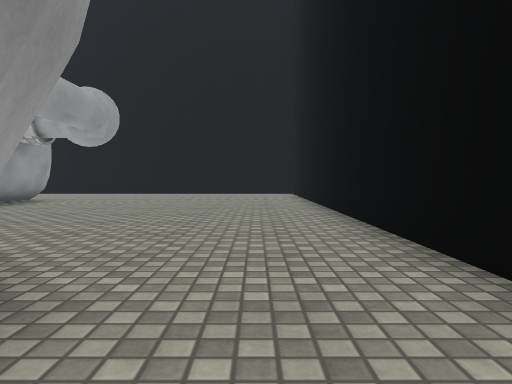
[1] (above)

17 first-person views from a walk through a 3-D level made in the Unity game engine. The camera is 0.68 m above the floor, tilts 2° down and sees 70° across. The floor is counted in squares, 1 m on a side. Each view is taken from the middle of a square. On the plan, view 1 faces up. The plan holds only what a view shows up to about 11 squares ahead; the rest is blank. The place goes on beyond the plan. Surface patterns are stand-ins for the level's own textures.

[2]
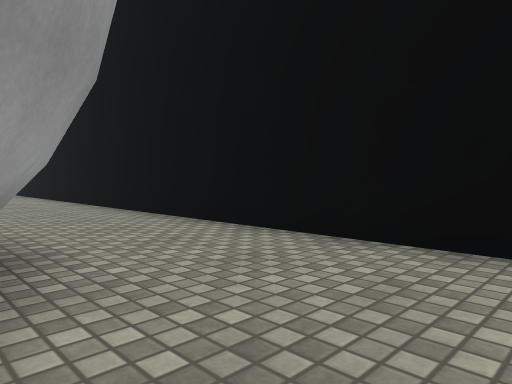

[3]
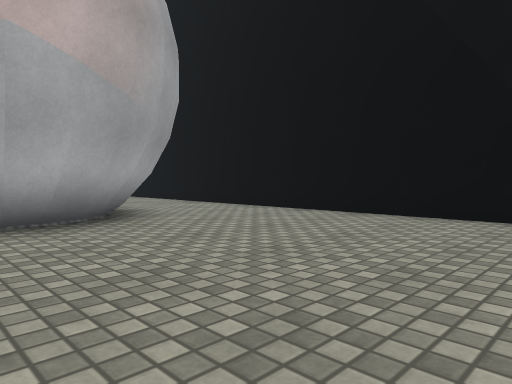

[4]
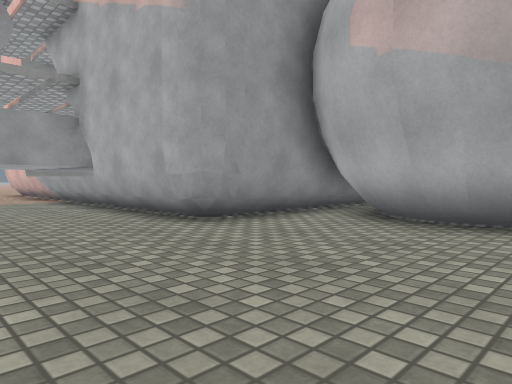

[5]
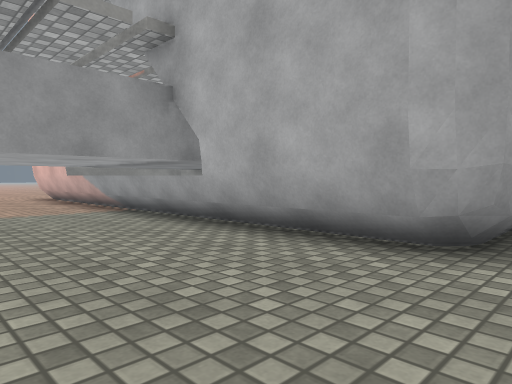

[6]
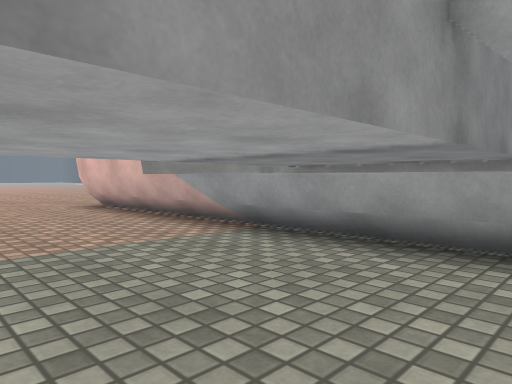

[7]
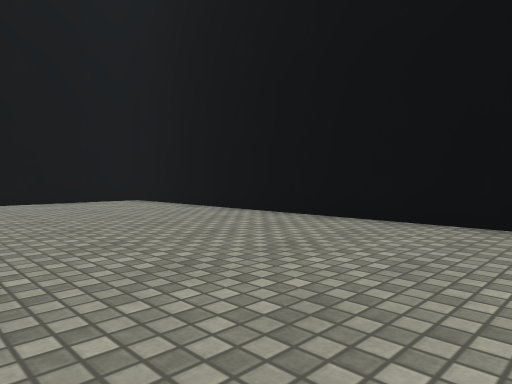

[8]
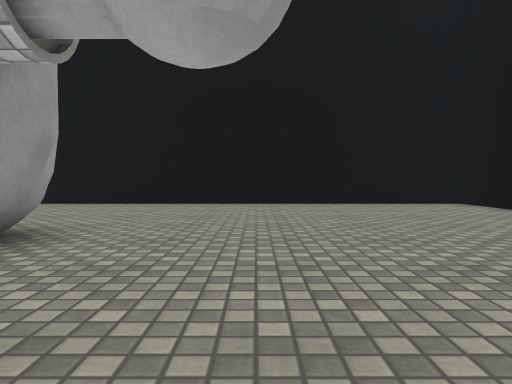

[9]
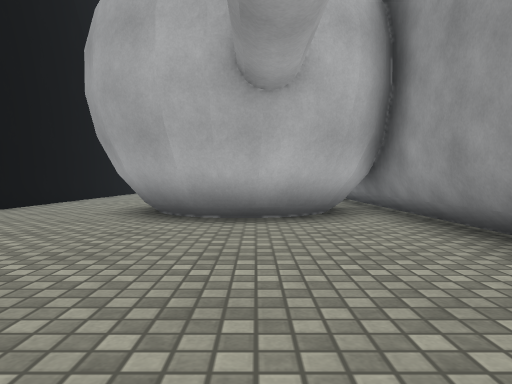

[10]
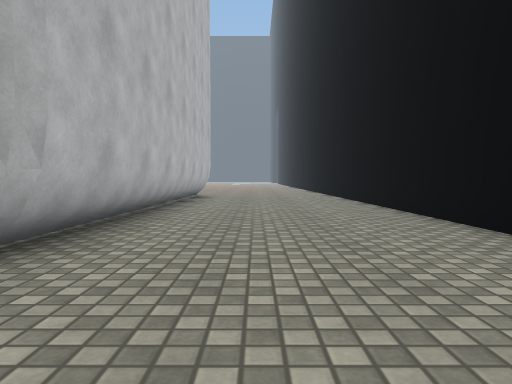

[11]
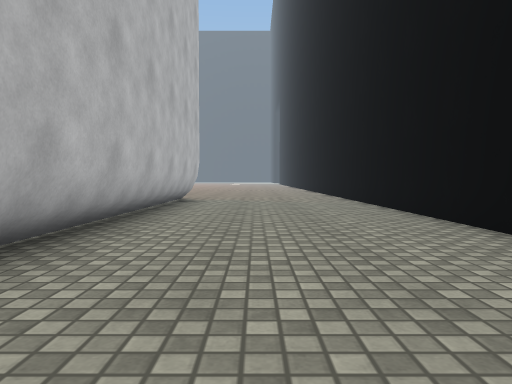

[12]
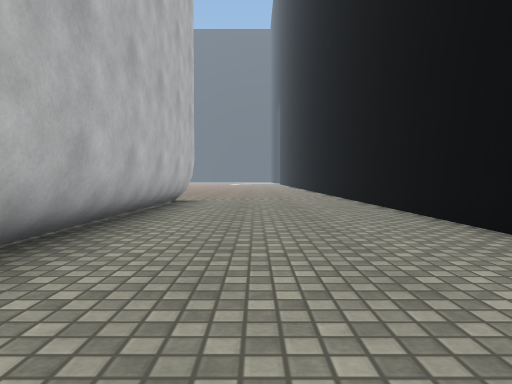

[13]
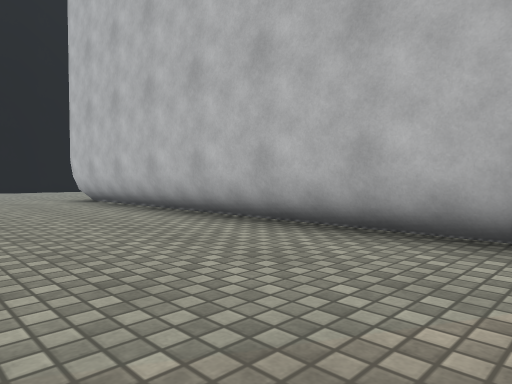

[14]
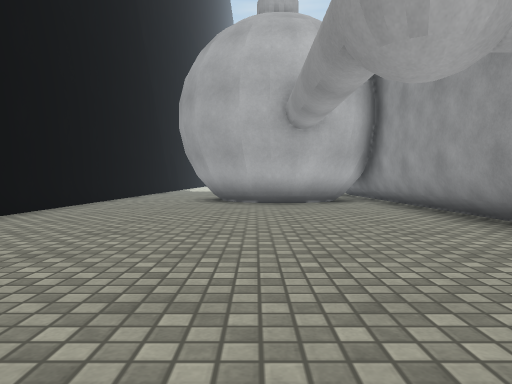

[15]
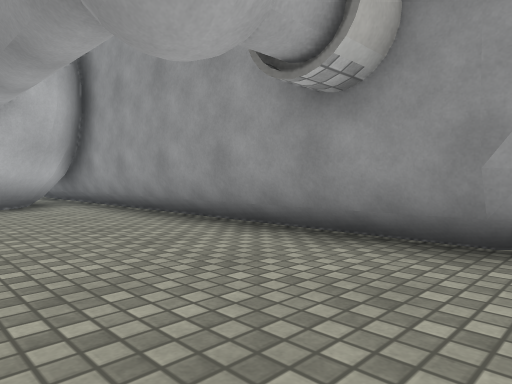

[16]
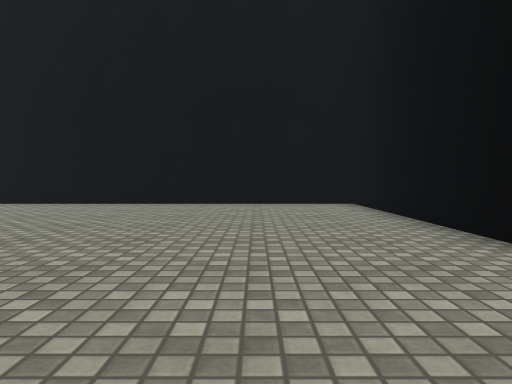

[17]
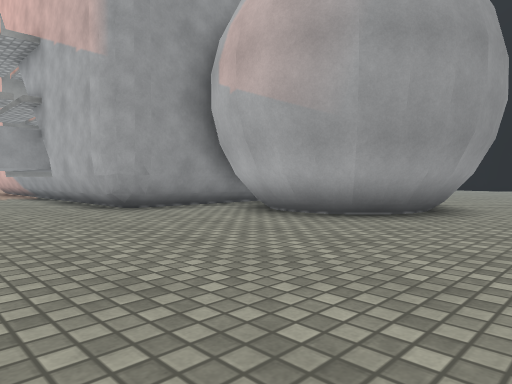

### Floor plan
Points are (right, up) in squares from view 1. A wall is a line through its corners. A room is listed if a view was taken in it or the views show most of it. See-through windows are left out.
Room 1 (views 1, 2, 3, 4, 5, 6, 17)
walls: (-7.2, -3.7) (-19.1, -3.7); (-6.6, -3.5) (-6.9, -3.7); (-6.6, -3.1) (-6.8, -3.7) (-7.4, -3.8); (-5.2, -1.5) (-5.8, -1); (-5, -1.3) (-5.6, -0.8); (-4.5, -1.6) (-5.2, -1.2); (-4, -1.9) (-4.7, -1.8) (-5.3, -1.4); (-3.9, -1.7) (-4.7, -1.5); (-3.4, -1.9) (-4.1, -1.9); (-2.8, -1.6) (-3.4, -1.7) (-4.1, -1.7); (-2.7, -1.7) (-3.5, -1.9); (-6.4, 0.5) (-6.4, -3); (-2.1, -1.4) (-2.9, -1.7); (-1.8, -0.8) (-2.4, -1.3); (-1.6, -1) (-2.2, -1.5); (-1.5, -0.3) (-1.9, -0.9); (-1.3, -0.5) (-1.7, -1.1); (-1.3, 0.2) (-1.5, -0.4); (-1.1, 0.3) (-1.4, -0.6); (-1.2, 0.8) (-1.3, 0.1); (-1.1, 0.8) (-1.1, 0.1); (-1.4, 1.4) (-1.3, 0.8); (-1.1, 1.4) (-1, 0.8); (1.7, -5.9) (1.7, 3.6); (-1.3, 2.2) (-1.1, 1.6); (-19, -3.6) (-19.5, -3.6)
low walls: (-4.5, -1.4) (-5.1, -1.1); (-5, -1) (-5.4, -0.6); (-3.9, -1.6) (-4.6, -1.4); (-3.4, -1.6) (-4.1, -1.6); (-3.4, -1.4) (-4, -1.4); (-2.9, -1.4) (-3.5, -1.5); (-6.6, 0.5) (-6.6, -3.1) (-7.2, -3.7); (-2, -0.7) (-2.5, -1.1); (-1.6, -0.2) (-2.1, -0.9) (-3, -1.4); (-1.5, 0.3) (-1.7, -0.3); (-1.5, 0.9) (-1.5, 0.2)
ways out: opening at (0.5, 2.5) to room 2
Room 2 (views 7, 8, 9, 10, 11, 12, 13, 14, 15, 16)
walls: (-6.4, 11.2) (-6.4, 0.5); (-6.6, 11.6) (-6.5, 11.1); (-7.4, 12.1) (-6.9, 12); (-4.1, 3.5) (-3.4, 3.5) (-2.7, 3.3); (-4.8, 3.3) (-4, 3.5); (-5.4, 3) (-4.6, 3.4); (-3.5, 3.3) (-2.7, 3.1); (-4.6, 3) (-4, 3.2); (-5.2, 2.9) (-4.6, 3.2); (-2.8, 3.4) (-2.1, 3); (-2.9, 3.2) (-2, 2.7) (-1.5, 1.9); (-5.8, 2.6) (-5.2, 3.1); (-5.6, 2.4) (-5.1, 2.9); (-2.2, 3.1) (-1.6, 2.6); (-2.4, 2.9) (-1.8, 2.4); (-6.2, 2) (-5.7, 2.6); (-6, 1.8) (-5.5, 2.5); (-1.8, 2.6) (-1.3, 2); (1.7, 3.6) (1.7, 17.1) (-19.1, 17.1); (-19, 12.1) (-7.2, 12.1)
low walls: (-6.6, 11.2) (-6.6, 0.5); (-4.1, 3.2) (-3.4, 3.2); (-4.6, 2.9) (-4, 3); (-4.1, 3) (-3.4, 3); (-3.5, 3.1) (-2.9, 3); (-5.1, 2.7) (-4.5, 3); (-3, 3) (-2.3, 2.7); (-5.5, 2.2) (-5, 2.6); (-2.5, 2.7) (-2.1, 2.3); (-5.7, 1.9) (-5.4, 2.4); (-2.1, 2.4) (-1.7, 1.9); (-18.5, 11.9) (-7.2, 11.9)
ways out: opening at (0.5, 2.5) to room 1

Positions as (right, up) in squares from view 1, and headings:
1: (0, 0), facing up
2: (-2, -3), facing up-right
3: (-5, -7), facing up-right
4: (-2, -7), facing up-left
5: (-6, -7), facing up-left
6: (-10, -7), facing up-left
7: (-4, 6), facing up-right
8: (-4, 7), facing up
9: (-4, 9), facing down
10: (-4, 14), facing left
11: (-7, 14), facing left
12: (-8, 14), facing left
13: (-19, 16), facing down-right
14: (-3, 13), facing down
15: (-3, 12), facing down-left
16: (-1, 7), facing up
17: (1, -7), facing up-left
